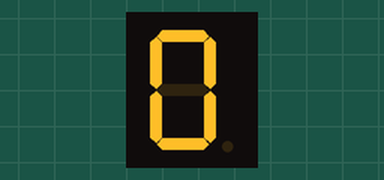
Simulated run of this sketch. Board: Arduino Uno, built with avr-gcc and run on an emulated ATmega328P. Parts: 1-digit seven-segment display. Wiring (inferred from the names in the program): 1-digit 7-segment display, segments lit when HIGH: segments pin 7, pin 13, pin 12, pin 11, pin 9, pin 8, pin 10. The segment pins are drawn as the display they are named for.

Above: at 0.1 s.
At 0.6 s:
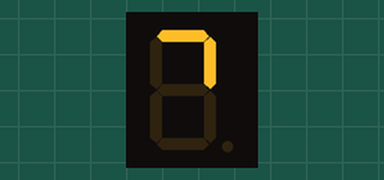
At 2.1 s:
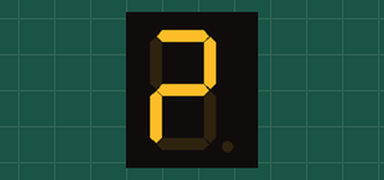
At 2.6 s:
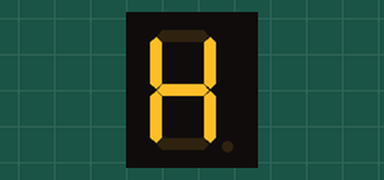
At 3.1 s:
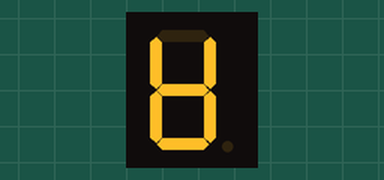
At 4.6 s:
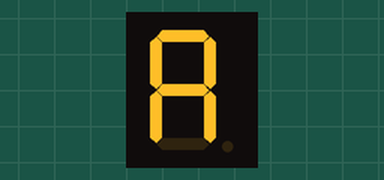

Measured:
- by itself, everything shown: repeats every 5.0 s, in 10 steps
- what the display in image 1 shows lasts 0.5 s, from 0.5 s to 1.0 s

The sketch:

DojoShield-versao1.ino
```cpp
int a = 7;
int b = 13;//8
int c = 12;
int d = 11;
int e = 9;
int f = 8;
int g = 10;

void apaga() {
  digitalWrite(a, LOW);
  digitalWrite(b, LOW);
  digitalWrite(c, LOW);
  digitalWrite(d, LOW);
  digitalWrite(e, LOW);
  digitalWrite(f, LOW);
  digitalWrite(g, LOW);
}

void zero(){
  digitalWrite(a, HIGH);
  digitalWrite(b, HIGH);
  digitalWrite(c, HIGH);
  digitalWrite(d, HIGH);
  digitalWrite(e, HIGH);
  digitalWrite(f, HIGH);
}
void um() {
  digitalWrite(a, HIGH);
  digitalWrite(b, HIGH);
}

void dois() {
  digitalWrite(f, HIGH);
  digitalWrite(a, HIGH);
  digitalWrite(g, HIGH);
  digitalWrite(d, HIGH);
  digitalWrite(c, HIGH);
}


void tres() {
  digitalWrite(f, HIGH);
  digitalWrite(a, HIGH);
  digitalWrite(g, HIGH);
  digitalWrite(b, HIGH);
  digitalWrite(c, HIGH);
}

void quatro() {
  digitalWrite(e, HIGH);
  digitalWrite(g, HIGH);
  digitalWrite(a, HIGH);
  digitalWrite(b, HIGH);
}

void cinco(){
  digitalWrite(f, HIGH);
  digitalWrite(e, HIGH);
  digitalWrite(g, HIGH);
  digitalWrite(b, HIGH);
  digitalWrite(c, HIGH);

}
void seis(){
  digitalWrite(b, HIGH);
  digitalWrite(c, HIGH);
  digitalWrite(d, HIGH);
  digitalWrite(e, HIGH);
  digitalWrite(f, HIGH);
  digitalWrite(g, HIGH);
}

void sete(){
  digitalWrite(b, HIGH);
  digitalWrite(f, HIGH);
  digitalWrite(a, HIGH);
}

void setup() {
  pinMode(a, OUTPUT);
  pinMode(b, OUTPUT);
  pinMode(c, OUTPUT);
  pinMode(d, OUTPUT);
  pinMode(e, OUTPUT);
  pinMode(f, OUTPUT);
  pinMode(g, OUTPUT);
}


void oito(){
  digitalWrite(a, HIGH);
  digitalWrite(b, HIGH);
  digitalWrite(c, HIGH);
  digitalWrite(d, HIGH);
  digitalWrite(e, HIGH);
  digitalWrite(f, HIGH);
  digitalWrite(g, HIGH);
}

void nove(){
  digitalWrite(a, HIGH);
  digitalWrite(b, HIGH);
  digitalWrite(c, HIGH);
  digitalWrite(e, HIGH);
  digitalWrite(f, HIGH);
  digitalWrite(g, HIGH);
}
void loop() {

  apaga();
  zero();
  delay(500);

  apaga();
  um();
  delay(500);

  apaga();
  dois();
  delay(500);

  apaga();
  tres();
  delay(500);

  apaga();
  quatro();
  delay(500);

  apaga();
  cinco();
  delay(500);

  apaga();
  seis();
  delay(500);

  apaga();
  sete();
  delay(500);

  apaga();
  oito();
  delay(500);

  apaga();
  nove();
  delay(500);
}
```
